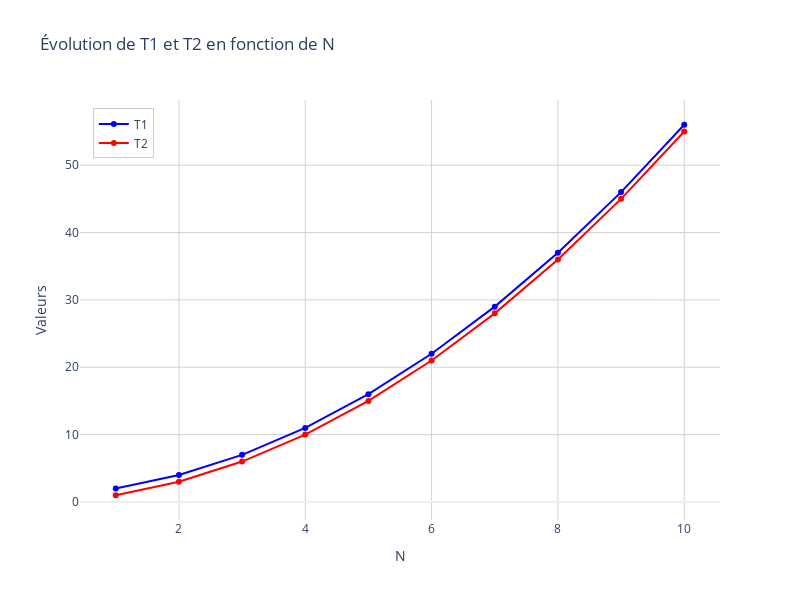

Notebook source saved alongside this figure:
### Code cell
import plotly.graph_objects as go
import numpy as np

# Exemple de données (remplacez par vos propres tableaux)
N = np.array([1, 2, 3, 4, 5, 6, 7, 8, 9, 10])
T1 = np.array([2, 4, 7, 11, 16, 22, 29, 37, 46, 56])
T2 = np.array([1, 3, 6, 10, 15, 21, 28, 36, 45, 55])

# Création de la figure
fig = go.Figure()

# Ajout de la courbe T1
fig.add_trace(go.Scatter(
    x=N,
    y=T1,
    mode='lines+markers',
    name='T1',
    line=dict(color='blue', width=2),
    marker=dict(size=6, color='blue')
))

# Ajout de la courbe T2
fig.add_trace(go.Scatter(
    x=N,
    y=T2,
    mode='lines+markers',
    name='T2',
    line=dict(color='red', width=2),
    marker=dict(size=6, color='red')
))

# Configuration du layout
fig.update_layout(
    title='Évolution de T1 et T2 en fonction de N',
    xaxis_title='N',
    yaxis_title='Valeurs',
    legend=dict(
        x=0.02,
        y=0.98,
        bgcolor='rgba(255,255,255,0.8)',
        bordercolor='rgba(0,0,0,0.2)',
        borderwidth=1
    ),
    template='plotly_white',
    width=800,
    height=600
)

# Configuration des axes
fig.update_xaxes(showgrid=True, gridwidth=1, gridcolor='lightgray')
fig.update_yaxes(showgrid=True, gridwidth=1, gridcolor='lightgray')

# Affichage de la figure
fig.show()

# Optionnel : sauvegarder le graphique en HTML
# fig.write_html("graphique_T1_T2.html")

### Figure 1 — Plotly figure (JSON) as saved in the notebook; plotly's stock layout.template omitted (floating-point values rounded to 4 significant figures)
{"data": [{"line": {"color": "blue", "width": 2}, "marker": {"color": "blue", "size": 6}, "mode": "lines+markers", "name": "T1", "type": "scatter", "x": [1, 2, 3, 4, 5, 6, 7, 8, 9, 10], "y": [2, 4, 7, 11, 16, 22, 29, 37, 46, 56]}, {"line": {"color": "red", "width": 2}, "marker": {"color": "red", "size": 6}, "mode": "lines+markers", "name": "T2", "type": "scatter", "x": [1, 2, 3, 4, 5, 6, 7, 8, 9, 10], "y": [1, 3, 6, 10, 15, 21, 28, 36, 45, 55]}], "layout": {"height": 600, "legend": {"bgcolor": "rgba(255,255,255,0.8)", "bordercolor": "rgba(0,0,0,0.2)", "borderwidth": 1, "x": 0.02, "y": 0.98}, "title": {"text": "Évolution de T1 et T2 en fonction de N"}, "width": 800, "xaxis": {"gridcolor": "lightgray", "gridwidth": 1, "showgrid": true, "title": {"text": "N"}}, "yaxis": {"gridcolor": "lightgray", "gridwidth": 1, "showgrid": true, "title": {"text": "Valeurs"}}}}
